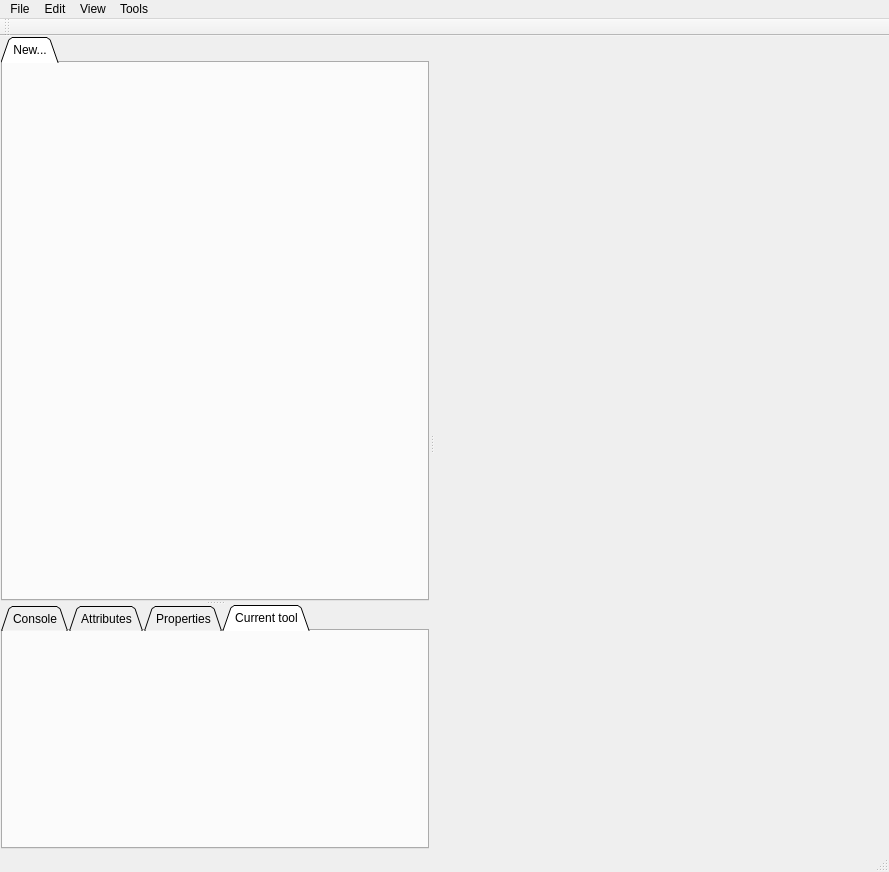
<?xml version="1.0" encoding="UTF-8"?>
<ui version="4.0">
 <class>rocketeClass</class>
 <widget class="QMainWindow" name="rocketeClass">
  <property name="geometry">
   <rect>
    <x>0</x>
    <y>0</y>
    <width>889</width>
    <height>872</height>
   </rect>
  </property>
  <property name="windowTitle">
   <string>Rockete - libRocket RML/RCSS file editor</string>
  </property>
  <widget class="QWidget" name="horizontalLayoutWidget">
   <layout class="QHBoxLayout" name="horizontalLayout">
    <property name="margin">
     <number>0</number>
    </property>
    <item>
     <widget class="QSplitter" name="splitter">
      <property name="orientation">
       <enum>Qt::Horizontal</enum>
      </property>
      <widget class="QWidget" name="widget" native="true">
       <property name="sizePolicy">
        <sizepolicy hsizetype="Expanding" vsizetype="Expanding">
         <horstretch>1</horstretch>
         <verstretch>0</verstretch>
        </sizepolicy>
       </property>
       <layout class="QVBoxLayout" name="verticalLayout_2">
        <property name="margin">
         <number>1</number>
        </property>
        <item>
         <widget class="QSplitter" name="splitter_2">
          <property name="orientation">
           <enum>Qt::Vertical</enum>
          </property>
          <widget class="QTabWidget" name="codeTabWidget">
           <property name="sizePolicy">
            <sizepolicy hsizetype="Expanding" vsizetype="Expanding">
             <horstretch>0</horstretch>
             <verstretch>1</verstretch>
            </sizepolicy>
           </property>
           <property name="minimumSize">
            <size>
             <width>1</width>
             <height>0</height>
            </size>
           </property>
           <property name="tabShape">
            <enum>QTabWidget::Triangular</enum>
           </property>
           <property name="currentIndex">
            <number>0</number>
           </property>
           <widget class="QWidget" name="tab">
            <attribute name="title">
             <string>New...</string>
            </attribute>
           </widget>
          </widget>
          <widget class="QTabWidget" name="bottomTabWidget">
           <property name="minimumSize">
            <size>
             <width>0</width>
             <height>128</height>
            </size>
           </property>
           <property name="baseSize">
            <size>
             <width>0</width>
             <height>200</height>
            </size>
           </property>
           <property name="tabShape">
            <enum>QTabWidget::Triangular</enum>
           </property>
           <property name="currentIndex">
            <number>3</number>
           </property>
           <widget class="QWidget" name="tab_5">
            <attribute name="title">
             <string>Console</string>
            </attribute>
           </widget>
           <widget class="QWidget" name="tab_3">
            <attribute name="title">
             <string>Attributes</string>
            </attribute>
            <layout class="QGridLayout" name="gridLayout">
             <item row="0" column="0">
              <widget class="QTreeView" name="attributeTreeView"/>
             </item>
            </layout>
           </widget>
           <widget class="QWidget" name="tab_2">
            <attribute name="title">
             <string>Properties</string>
            </attribute>
            <layout class="QGridLayout" name="gridLayout_2">
             <item row="0" column="0">
              <widget class="QTreeView" name="propertyTreeView"/>
             </item>
            </layout>
           </widget>
           <widget class="QWidget" name="tab_4">
            <attribute name="title">
             <string>Current tool</string>
            </attribute>
           </widget>
          </widget>
         </widget>
        </item>
       </layout>
      </widget>
      <widget class="RenderingView" name="renderingView" native="true">
       <property name="sizePolicy">
        <sizepolicy hsizetype="Expanding" vsizetype="Expanding">
         <horstretch>3</horstretch>
         <verstretch>0</verstretch>
        </sizepolicy>
       </property>
       <property name="minimumSize">
        <size>
         <width>20</width>
         <height>0</height>
        </size>
       </property>
      </widget>
     </widget>
    </item>
   </layout>
  </widget>
  <widget class="QMenuBar" name="menuBar">
   <property name="geometry">
    <rect>
     <x>0</x>
     <y>0</y>
     <width>889</width>
     <height>18</height>
    </rect>
   </property>
   <widget class="QMenu" name="menuFile">
    <property name="title">
     <string>File</string>
    </property>
    <addaction name="actionOpen"/>
    <addaction name="actionSave"/>
    <addaction name="actionClose"/>
    <addaction name="separator"/>
    <addaction name="actionImport_fonts"/>
    <addaction name="separator"/>
    <addaction name="actionExit"/>
   </widget>
   <widget class="QMenu" name="menuView">
    <property name="title">
     <string>View</string>
    </property>
    <widget class="QMenu" name="menuBackground">
     <property name="title">
      <string>Background</string>
     </property>
     <addaction name="actionSet_from_file"/>
     <addaction name="separator"/>
     <addaction name="actionStreched"/>
    </widget>
    <addaction name="actionReload"/>
    <addaction name="separator"/>
    <addaction name="actionZoom_in"/>
    <addaction name="actionZoom_out"/>
    <addaction name="actionZoom_reset"/>
    <addaction name="separator"/>
    <addaction name="actionDisplay_grid"/>
    <addaction name="actionGrid_scale"/>
    <addaction name="menuBackground"/>
    <addaction name="separator"/>
    <addaction name="actionSet_screen_size"/>
    <addaction name="separator"/>
   </widget>
   <widget class="QMenu" name="menuEdit">
    <property name="title">
     <string>Edit</string>
    </property>
    <addaction name="actionUndo"/>
    <addaction name="actionRedo"/>
    <addaction name="separator"/>
    <addaction name="actionUnselect"/>
   </widget>
   <widget class="QMenu" name="menuTools">
    <property name="title">
     <string>Tools</string>
    </property>
   </widget>
   <addaction name="menuFile"/>
   <addaction name="menuEdit"/>
   <addaction name="menuView"/>
   <addaction name="menuTools"/>
  </widget>
  <widget class="QToolBar" name="mainToolBar">
   <attribute name="toolBarArea">
    <enum>TopToolBarArea</enum>
   </attribute>
   <attribute name="toolBarBreak">
    <bool>false</bool>
   </attribute>
  </widget>
  <widget class="QStatusBar" name="statusBar"/>
  <action name="actionOpen">
   <property name="text">
    <string>Open</string>
   </property>
   <property name="shortcut">
    <string>Ctrl+O</string>
   </property>
  </action>
  <action name="actionSave">
   <property name="text">
    <string>Save</string>
   </property>
   <property name="shortcut">
    <string>Ctrl+S</string>
   </property>
  </action>
  <action name="actionClose">
   <property name="text">
    <string>Close</string>
   </property>
  </action>
  <action name="actionExit">
   <property name="text">
    <string>Exit</string>
   </property>
  </action>
  <action name="actionZoom_in">
   <property name="text">
    <string>Zoom in</string>
   </property>
   <property name="shortcut">
    <string>Ctrl++</string>
   </property>
  </action>
  <action name="actionZoom_out">
   <property name="text">
    <string>Zoom out</string>
   </property>
   <property name="shortcut">
    <string>Ctrl+-</string>
   </property>
  </action>
  <action name="actionZoom_reset">
   <property name="text">
    <string>Zoom reset</string>
   </property>
   <property name="shortcut">
    <string>Ctrl+*</string>
   </property>
  </action>
  <action name="actionDisplay_grid">
   <property name="checkable">
    <bool>true</bool>
   </property>
   <property name="text">
    <string>Display grid</string>
   </property>
  </action>
  <action name="actionGrid_scale">
   <property name="text">
    <string>Grid scale</string>
   </property>
  </action>
  <action name="actionSet_from_file">
   <property name="text">
    <string>Set from file...</string>
   </property>
  </action>
  <action name="actionStreched">
   <property name="text">
    <string>Streched</string>
   </property>
  </action>
  <action name="action1024x768">
   <property name="checkable">
    <bool>true</bool>
   </property>
   <property name="text">
    <string>1024x768</string>
   </property>
  </action>
  <action name="action800x600">
   <property name="checkable">
    <bool>true</bool>
   </property>
   <property name="text">
    <string>800x600</string>
   </property>
  </action>
  <action name="actionUnselect">
   <property name="text">
    <string>Unselect</string>
   </property>
   <property name="shortcut">
    <string>Esc</string>
   </property>
  </action>
  <action name="actionReload">
   <property name="text">
    <string>Reload</string>
   </property>
   <property name="shortcut">
    <string>F5</string>
   </property>
  </action>
  <action name="actionSet_screen_size">
   <property name="text">
    <string>Set screen size...</string>
   </property>
  </action>
  <action name="actionImport_fonts">
   <property name="text">
    <string>Import fonts...</string>
   </property>
  </action>
  <action name="actionUndo">
   <property name="text">
    <string>Undo</string>
   </property>
   <property name="shortcut">
    <string>Ctrl+Z</string>
   </property>
  </action>
  <action name="actionRedo">
   <property name="text">
    <string>Redo</string>
   </property>
   <property name="shortcut">
    <string>Ctrl+Y</string>
   </property>
  </action>
 </widget>
 <layoutdefault spacing="6" margin="11"/>
 <customwidgets>
  <customwidget>
   <class>RenderingView</class>
   <extends>QWidget</extends>
   <header>RenderingView.h</header>
  </customwidget>
 </customwidgets>
 <resources/>
 <connections>
  <connection>
   <sender>actionOpen</sender>
   <signal>triggered()</signal>
   <receiver>rocketeClass</receiver>
   <slot>menuOpenClicked()</slot>
   <hints>
    <hint type="sourcelabel">
     <x>-1</x>
     <y>-1</y>
    </hint>
    <hint type="destinationlabel">
     <x>444</x>
     <y>435</y>
    </hint>
   </hints>
  </connection>
  <connection>
   <sender>actionClose</sender>
   <signal>triggered()</signal>
   <receiver>rocketeClass</receiver>
   <slot>menuCloseClicked()</slot>
   <hints>
    <hint type="sourcelabel">
     <x>-1</x>
     <y>-1</y>
    </hint>
    <hint type="destinationlabel">
     <x>444</x>
     <y>435</y>
    </hint>
   </hints>
  </connection>
  <connection>
   <sender>actionSave</sender>
   <signal>triggered()</signal>
   <receiver>rocketeClass</receiver>
   <slot>menuSaveClicked()</slot>
   <hints>
    <hint type="sourcelabel">
     <x>-1</x>
     <y>-1</y>
    </hint>
    <hint type="destinationlabel">
     <x>444</x>
     <y>435</y>
    </hint>
   </hints>
  </connection>
  <connection>
   <sender>actionExit</sender>
   <signal>triggered()</signal>
   <receiver>rocketeClass</receiver>
   <slot>close()</slot>
   <hints>
    <hint type="sourcelabel">
     <x>-1</x>
     <y>-1</y>
    </hint>
    <hint type="destinationlabel">
     <x>444</x>
     <y>435</y>
    </hint>
   </hints>
  </connection>
  <connection>
   <sender>codeTabWidget</sender>
   <signal>currentChanged(int)</signal>
   <receiver>rocketeClass</receiver>
   <slot>codeTabChanged(int)</slot>
   <hints>
    <hint type="sourcelabel">
     <x>63</x>
     <y>408</y>
    </hint>
    <hint type="destinationlabel">
     <x>444</x>
     <y>435</y>
    </hint>
   </hints>
  </connection>
  <connection>
   <sender>actionZoom_in</sender>
   <signal>triggered()</signal>
   <receiver>renderingView</receiver>
   <slot>zoomIn()</slot>
   <hints>
    <hint type="sourcelabel">
     <x>-1</x>
     <y>-1</y>
    </hint>
    <hint type="destinationlabel">
     <x>772</x>
     <y>442</y>
    </hint>
   </hints>
  </connection>
  <connection>
   <sender>actionZoom_out</sender>
   <signal>triggered()</signal>
   <receiver>renderingView</receiver>
   <slot>zoomOut()</slot>
   <hints>
    <hint type="sourcelabel">
     <x>-1</x>
     <y>-1</y>
    </hint>
    <hint type="destinationlabel">
     <x>772</x>
     <y>442</y>
    </hint>
   </hints>
  </connection>
  <connection>
   <sender>actionZoom_reset</sender>
   <signal>triggered()</signal>
   <receiver>renderingView</receiver>
   <slot>zoomReset()</slot>
   <hints>
    <hint type="sourcelabel">
     <x>-1</x>
     <y>-1</y>
    </hint>
    <hint type="destinationlabel">
     <x>772</x>
     <y>442</y>
    </hint>
   </hints>
  </connection>
  <connection>
   <sender>actionUnselect</sender>
   <signal>triggered()</signal>
   <receiver>rocketeClass</receiver>
   <slot>unselectElement()</slot>
   <hints>
    <hint type="sourcelabel">
     <x>-1</x>
     <y>-1</y>
    </hint>
    <hint type="destinationlabel">
     <x>444</x>
     <y>435</y>
    </hint>
   </hints>
  </connection>
  <connection>
   <sender>actionReload</sender>
   <signal>triggered()</signal>
   <receiver>rocketeClass</receiver>
   <slot>menuReloadClicked()</slot>
   <hints>
    <hint type="sourcelabel">
     <x>-1</x>
     <y>-1</y>
    </hint>
    <hint type="destinationlabel">
     <x>444</x>
     <y>435</y>
    </hint>
   </hints>
  </connection>
  <connection>
   <sender>actionSet_screen_size</sender>
   <signal>triggered()</signal>
   <receiver>rocketeClass</receiver>
   <slot>menuSetScreenSizeClicked()</slot>
   <hints>
    <hint type="sourcelabel">
     <x>-1</x>
     <y>-1</y>
    </hint>
    <hint type="destinationlabel">
     <x>444</x>
     <y>435</y>
    </hint>
   </hints>
  </connection>
  <connection>
   <sender>actionImport_fonts</sender>
   <signal>triggered()</signal>
   <receiver>rocketeClass</receiver>
   <slot>menuLoadFonts()</slot>
   <hints>
    <hint type="sourcelabel">
     <x>-1</x>
     <y>-1</y>
    </hint>
    <hint type="destinationlabel">
     <x>444</x>
     <y>435</y>
    </hint>
   </hints>
  </connection>
  <connection>
   <sender>propertyTreeView</sender>
   <signal>clicked(QModelIndex)</signal>
   <receiver>rocketeClass</receiver>
   <slot>propertyViewClicked(QModelIndex)</slot>
   <hints>
    <hint type="sourcelabel">
     <x>213</x>
     <y>744</y>
    </hint>
    <hint type="destinationlabel">
     <x>444</x>
     <y>435</y>
    </hint>
   </hints>
  </connection>
  <connection>
   <sender>actionUndo</sender>
   <signal>triggered()</signal>
   <receiver>rocketeClass</receiver>
   <slot>menuUndoClicked()</slot>
   <hints>
    <hint type="sourcelabel">
     <x>-1</x>
     <y>-1</y>
    </hint>
    <hint type="destinationlabel">
     <x>444</x>
     <y>435</y>
    </hint>
   </hints>
  </connection>
  <connection>
   <sender>actionRedo</sender>
   <signal>triggered()</signal>
   <receiver>rocketeClass</receiver>
   <slot>menuRedoClicked()</slot>
   <hints>
    <hint type="sourcelabel">
     <x>-1</x>
     <y>-1</y>
    </hint>
    <hint type="destinationlabel">
     <x>444</x>
     <y>435</y>
    </hint>
   </hints>
  </connection>
 </connections>
</ui>
